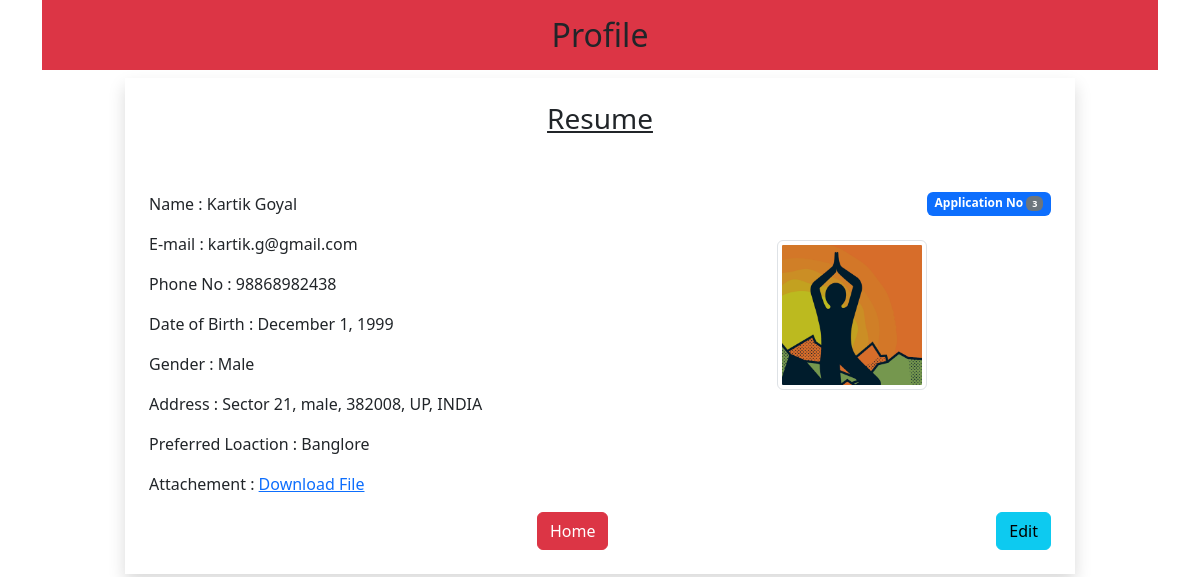
Screenshot of /profile/3/ with the database file from the repository.
### ResumeManager/models.py (models this page shows, shortened)
class Resume(models.Model):
    INDIAN_STATES = [
    ('AP', 'Andhra Pradesh'),
    ('AR', 'Arunachal Pradesh'),
    ('AS', 'Assam'),
    ('BR', 'Bihar'),
    ('CT', 'Chhattisgarh'),
    ('GA', 'Goa'),
    ('GJ', 'Gujarat'),
    ('HR', 'Haryana'),
    ('HP', 'Himachal Pradesh'),
    ('JH', 'Jharkhand'),
    ('KA', 'Karnataka'),
    ('KL', 'Kerala'),
    ('MP', 'Madhya Pradesh'),
    ('MH', 'Maharashtra'),
    ('MN', 'Manipur'),
    ('ML', 'Meghalaya'),
    ('MZ', 'Mizoram'),
    ('NL', 'Nagaland'),
    ('OR', 'Odisha'),
    ('PB', 'Punjab'),
    ('RJ', 'Rajasthan'),
    ('SK', 'Sikkim'),
    ('TN', 'Tamil Nadu'),
    ('TS', 'Telangana'),
    ('TR', 'Tripura'),
    ('UP', 'Uttar Pradesh'),
    ('UK', 'Uttarakhand'),
    ('WB', 'West Bengal')
]
    name = models.CharField(max_length=256)
    email_id = models.EmailField()
    phone_no = models.PositiveIntegerField()
    dob = models.DateField(auto_now = False, auto_now_add = False)
    gender = models.CharField(max_length=10)
    profile_img = models.ImageField(upload_to='media/candidates_images', blank=True)
    landmark = models.CharField(max_length=520)
    city = models.CharField(max_length=128)
    zip_code = models.PositiveIntegerField()
    state = models.CharField(choices= INDIAN_STATES, max_length=128)
    country = models.CharField(max_length=128, default="INDIA")
    preferred_location = models.CharField(max_length=128)
    user_file = models.FileField(upload_to='document/', blank=True)

### ResumeManager/views.py (the view)
# urls.py: path('profile/<int:id>/', views.user_profile, name = "profile"),
def user_profile(request, id = None):
    user = get_list_or_404(Resume, pk = id)
    return render(request, 'user-profile.html/', {'user': user})

### ResumeManager/templatetags/custom_filter.py (called while the page is built)
@register.filter(name = 'remove_special_char')
def remove_character(value, arg):
    print("Values : ",value)
    print("Args : ",arg)
    for characters in arg:
        print("Character ",characters)
        value = value.replace(characters, '')
    return value

### ResumeManager/template/ResumeManager/user-profile.html (shortened to what this page needs)
{% extends 'layout.html' %}
{% load static %}
{% load custom_filter %}
{% block content %}
    <h2 class ="text-center bg-danger p-3"> Profile</h2>
    <div class="row">
        <div class="col-sm-10 shadow p-4 offset-sm-1">
            <h3 class="text-center pb-5"><u>Resume</u></h3>
            {% for candidate in user %}
                <p class="badge text-bg-primary float-end">
                    Application No <span class="badge text-bg-secondary">{{candidate.id}}</span>
                </p>
                <img class="img-fluid img-thumbnail mt-5 float-end" src="{{candidate.profile_img.url}}" target="_blank">
                <p class=""> Name : {{candidate.name}}</p>
                <p class=""> E-mail : {{candidate.email_id}}</p>
                <p class=""> Phone No : {{candidate.phone_no}}</p>
                <p class=""> Date of Birth : {{candidate.dob | date:"F j, Y" }}</p>
                <p class=""> Gender : {{candidate.gender}}</p>
                <p class=""> Address : {{candidate.landmark}}, {{candidate.city}}, {{candidate.zip_code}},
                                            {{candidate.state}}, {{candidate.country}}</p>
                <p class=""> Preferred Loaction : {{candidate.preferred_location | remove_special_char:"[]'"}}</p>
                <p class=""> Attachement : <a href = "{{candidate.user_file.url}}" target="_blank">Download File</a></p>
                <a href="{% url 'update' candidate.id %}" class="btn btn-info float-end">Edit</a>
            {% endfor %}
                <div class="text-center">
                    <a href="{% url 'index' %}" class="btn btn-danger">Home</a>
                </div>
        </div>
    </div>
{% endblock %}

### ResumeManager/static/css/style.css (style rules this page uses)
.img-thumbnail { height: 150px !important; width: 150px !important; }

### rows the page displays
Resume: id "3", profile_img (picture), name "Kartik Goyal", email_id "kartik.g@gmail.com", phone_no "98868982438", dob "December 1, 1999", gender "Male", landmark "Sector 21", city "male", zip_code "382008", state "UP", country "INDIA", preferred_location|remove_special_char "Banglore"
